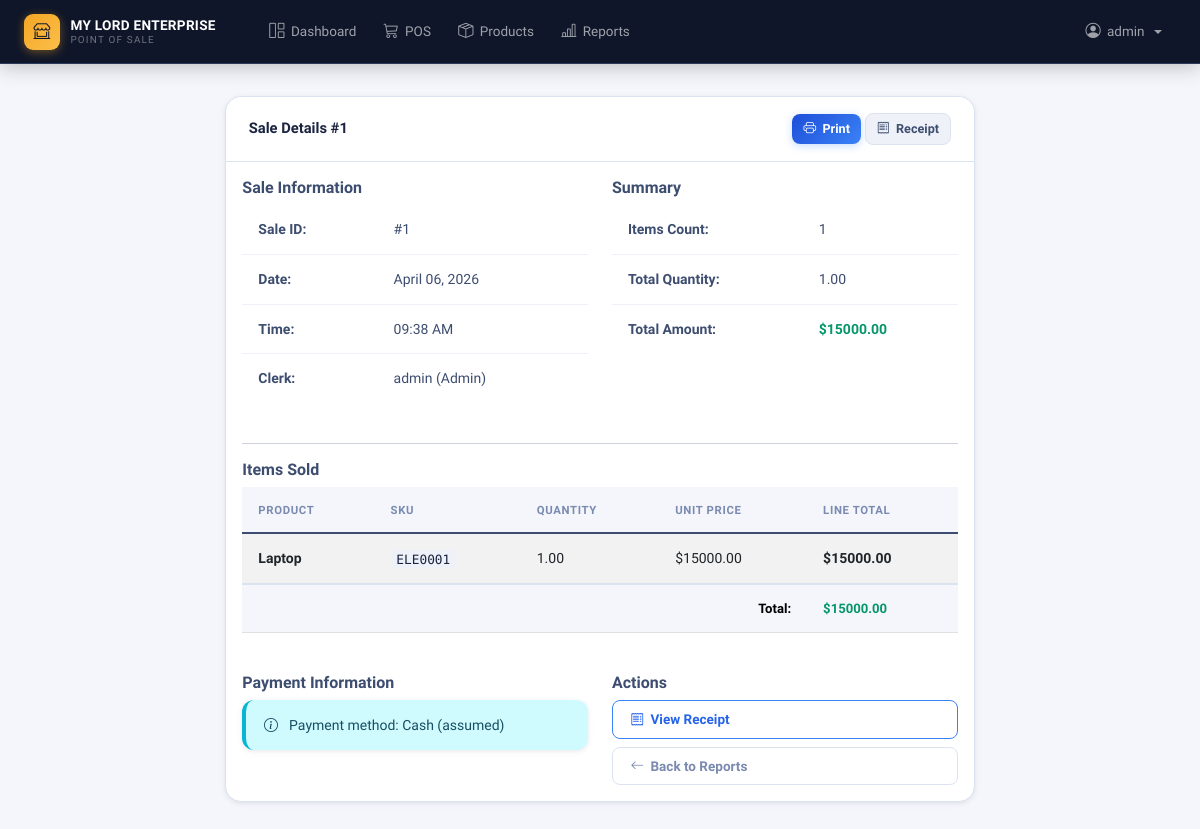
Page /reports/detailed/1 (signed in) on the committed database.
### app/models.py (models this page shows, shortened)
class User(UserMixin, db.Model):
    id = db.Column(db.Integer, primary_key=True)
    username = db.Column(db.String(80), unique=True, nullable=False)
    password_hash = db.Column(db.String(500))
    role = db.Column(db.String(20), nullable=False, default='cashier')  # admin, manager, cashier
    created_at = db.Column(db.DateTime, default=datetime.utcnow)
    is_active = db.Column(db.Boolean, default=True, nullable=False)
    is_temporary_password = db.Column(db.Boolean, default=False, nullable=False)
    password_reset_token = db.Column(db.String(100), nullable=True)
    password_reset_expires = db.Column(db.DateTime, nullable=True)
    must_change_password = db.Column(db.Boolean, default=False, nullable=False)
    last_password_change = db.Column(db.DateTime, nullable=True)
    sales = db.relationship('Sale', backref='clerk', lazy=True)
    expenses = db.relationship('Expense', backref='user', lazy=True)
    def needs_password_change(self):
        return self.must_change_password or self.is_temporary_password
    def is_admin(self):
        return self.role == 'admin'
    def is_manager(self):
        return self.role in ['admin', 'manager']

class Sale(db.Model):
    id = db.Column(db.Integer, primary_key=True)
    invoice_number = db.Column(db.String(20), unique=True, nullable=False)
    clerk_id = db.Column(db.Integer, db.ForeignKey('user.id'), nullable=False)
    total_amount = db.Column(db.Numeric(10, 2), nullable=False)
    total_profit = db.Column(db.Numeric(10, 2), nullable=False, default=0.00)
    payment_method = db.Column(db.String(20), nullable=False, default='cash')
    amount_paid = db.Column(db.Numeric(10, 2), nullable=False, default=0.00)
    change_given = db.Column(db.Numeric(10, 2), nullable=False, default=0.00)
    status = db.Column(db.String(20), nullable=False, server_default='completed')
    created_at = db.Column(db.DateTime, default=datetime.utcnow)
    updated_at = db.Column(db.DateTime, default=datetime.utcnow, onupdate=datetime.utcnow)
    sale_items = db.relationship('SaleItem', backref='sale', lazy=True, cascade='all, delete-orphan')

class SaleItem(db.Model):
    id = db.Column(db.Integer, primary_key=True)
    sale_id = db.Column(db.Integer, db.ForeignKey('sale.id'), nullable=False)
    product_id = db.Column(db.Integer, db.ForeignKey('product.id'), nullable=False)
    quantity = db.Column(db.Numeric(10, 2), nullable=False)  # Allows for 0.5, 0.25, etc.
    unit_type = db.Column(db.String(10), nullable=False, default='full')  # full, half, quarter, unit
    price_at_sale = db.Column(db.Numeric(10, 2), nullable=False)
    cost_at_sale = db.Column(db.Numeric(10, 2), nullable=False, default=0.00)
    @property
    def line_total(self):
        return float(self.quantity * self.price_at_sale)

class Product(db.Model):
    id = db.Column(db.Integer, primary_key=True)
    sku = db.Column(db.String(20), unique=True, nullable=False, index=True)
    name = db.Column(db.String(100), nullable=False)
    category = db.Column(db.String(50), nullable=False, index=True)
    description = db.Column(db.Text)
    purchase_price = db.Column(db.Numeric(10, 2), nullable=False)
    full_price = db.Column(db.Numeric(10, 2), nullable=False)
    half_price = db.Column(db.Numeric(10, 2), nullable=True)
    price = db.Column(db.Numeric(10, 2), nullable=False)  # For backward compatibility
    units_per_pack = db.Column(db.Integer, default=1, nullable=False)  # How many units in a full pack
    unit_price = db.Column(db.Numeric(10, 2), nullable=True)  # Price per single unit (retail)
    quantity = db.Column(db.Numeric(10, 2), nullable=False, default=0)
    image_filename = db.Column(db.String(255), nullable=True)
    image_path = db.Column(db.String(500), nullable=True)
    created_at = db.Column(db.DateTime, nullable=False, default=datetime.utcnow)
    updated_at = db.Column(db.DateTime, default=datetime.utcnow, onupdate=datetime.utcnow)
    sale_items = db.relationship('SaleItem', backref='product', lazy=True)
    CATEGORIES = [
        ('electronics', 'Electronics'),
        ('clothing', 'Clothing'),
        ('food', 'Food & Beverages'),
        ('beauty', 'Beauty & Personal Care'),
        ('books', 'Books & Stationery'),
        ('home', 'Home & Garden'),
        ('sports', 'Sports & Recreation'),
        ('automotive', 'Automotive'),
        ('toys', 'Toys & Games'),
        ('health', 'Health & Wellness'),
        ('jewelry', 'Jewelry & Accessories'),
        ('music', 'Music & Instruments'),
        ('pets', 'Pet Supplies'),
        ('office', 'Office Supplies'),
        ('tools', 'Tools & Hardware'),
        ('other', 'Other')
    ]
    ALLOWED_IMAGE_EXTENSIONS = {'png', 'jpg', 'jpeg', 'gif', 'webp'}
    MAX_IMAGE_SIZE = 10 * 1024 * 1024  # 10MB

### app/reports.py (the view)
@bp.route('/detailed/<int:sale_id>')
@login_required
@manager_required
def detailed_sale(sale_id):
    sale = Sale.query.get_or_404(sale_id)
    return render_template('reports/detailed_sale.html', sale=sale)

### app/templates/reports/detailed_sale.html (shortened to what this page needs)
{% extends "base.html" %}
{% block content %}
<div class="row justify-content-center">
    <div class="col-md-8">
        <div class="card">
            <div class="card-header d-flex justify-content-between align-items-center">
                <h5 class="mb-0">Sale Details #{{ sale.id }}</h5>
                <div>
                    <button class="btn btn-primary btn-sm" onclick="window.print()">
                        <i class="bi bi-printer"></i> Print
                    </button>
                    <a href="{{ url_for('pos.receipt', sale_id=sale.id) }}"
                       class="btn btn-secondary btn-sm" target="_blank">
                        <i class="bi bi-receipt"></i> Receipt
                    </a>
                </div>
            </div>
            <div class="card-body">
                <div class="row mb-4">
                    <div class="col-md-6">
                        <h6><strong>Sale Information</strong></h6>
                        <table class="table table-sm table-borderless">
                            <tr>
                                <td><strong>Sale ID:</strong></td>
                                <td>#{{ sale.id }}</td>
                            </tr>
                            <tr>
                                <td><strong>Date:</strong></td>
                                <td>{{ sale.created_at.strftime('%B %d, %Y') }}</td>
                            </tr>
                            <tr>
                                <td><strong>Time:</strong></td>
                                <td>{{ sale.created_at.strftime('%I:%M %p') }}</td>
                            </tr>
                            <tr>
                                <td><strong>Clerk:</strong></td>
                                <td>{{ sale.clerk.username }} ({{ sale.clerk.role.title() }})</td>
                            </tr>
                        </table>
                    </div>
                    <div class="col-md-6">
                        <h6><strong>Summary</strong></h6>
                        <table class="table table-sm table-borderless">
                            <tr>
                                <td><strong>Items Count:</strong></td>
                                <td>{{ sale.sale_items|length }}</td>
                            </tr>
                            <tr>
                                <td><strong>Total Quantity:</strong></td>
                                <td>{{ sale.sale_items|sum(attribute='quantity') }}</td>
                            </tr>
                            <tr>
                                <td><strong>Total Amount:</strong></td>
                                <td class="text-success"><strong>{{ format_currency(sale.total_amount) }}</strong></td>
                            </tr>
                        </table>
                    </div>
                </div>
                <hr>
                <h6><strong>Items Sold</strong></h6>
                <div class="table-responsive">
                    <table class="table table-striped">
                        <thead class="table-light">
                            <tr>
                                <th>Product</th>
                                <th>SKU</th>
                                <th>Quantity</th>
                                <th>Unit Price</th>
                                <th>Line Total</th>
                            </tr>
                        </thead>
                        <tbody>
                            {% for item in sale.sale_items %}
                            <tr>
                                <td>
                                    <strong>{{ item.product.name }}</strong>
                                </td>
                                <td><code>{{ item.product.sku }}</code></td>
                                <td>{{ item.quantity }}</td>
                                <td>{{ format_currency(item.price_at_sale) }}</td>
                                <td><strong>{{ format_currency(item.line_total) }}</strong></td>
                            </tr>
                            {% endfor %}
                        </tbody>
                        <tfoot class="table-light">
                            <tr>
                                <th colspan="4" class="text-end">Total:</th>
                                <th class="text-success">{{ format_currency(sale.total_amount) }}</th>
                            </tr>
                        </tfoot>
                    </table>
                </div>
                <div class="row mt-4">
                    <div class="col-md-6">
                        <h6><strong>Payment Information</strong></h6>
                        <div class="alert alert-info">
                            <i class="bi bi-info-circle"></i>
                            Payment method: Cash (assumed)
                        </div>
                    </div>
                    <div class="col-md-6">
                        <h6><strong>Actions</strong></h6>
                        <div class="d-grid gap-2">
                            <a href="{{ url_for('pos.receipt', sale_id=sale.id) }}"
                               class="btn btn-outline-primary" target="_blank">
                                <i class="bi bi-receipt"></i> View Receipt
                            </a>
                            <a href="{{ url_for('reports.sales_reports') }}"
                               class="btn btn-outline-secondary">
                                <i class="bi bi-arrow-left"></i> Back to Reports
                            </a>
                        </div>
                    </div>
                </div>
            </div>
        </div>
    </div>
</div>
{% endblock %}

### app/templates/base.html (shortened to what this page needs)
<!DOCTYPE html>
<html lang="en">
<head>
    <link href="{{ url_for('static', filename='css/bootstrap.min.css') }}" rel="stylesheet">
    <link rel="stylesheet" href="{{ url_for('static', filename='css/bootstrap-icons.css') }}">
    <link rel="stylesheet" href="{{ url_for('static', filename='css/animations.css') }}">
</head>
<body>
    <nav class="navbar navbar-expand-lg navbar-dark">
        <div class="container">
            <a class="navbar-brand" href="{{ url_for('main.index') }}">
                <div class="brand-icon"><i class="bi bi-shop-window"></i></div>
                <div class="brand-text">
                    <span class="brand-main">MY LORD ENTERPRISE</span>
                    <span class="brand-sub">Point of Sale</span>
                </div>
            </a>
            {% if current_user.is_authenticated %}
            <div class="collapse navbar-collapse" id="navbarNav">
                <ul class="navbar-nav ms-4 me-auto">
                    <li class="nav-item">
                        <a class="nav-link" href="{{ url_for('main.index') }}">
                            <i class="bi bi-grid-1x2"></i> Dashboard
                        </a>
                    </li>
                    <li class="nav-item">
                        <a class="nav-link" href="{{ url_for('pos.pos_page') }}">
                            <i class="bi bi-cart3"></i> POS
                        </a>
                    </li>
                    {% if current_user.is_manager() %}
                    <li class="nav-item">
                        <a class="nav-link" href="{{ url_for('products.list_products') }}">
                            <i class="bi bi-box-seam"></i> Products
                        </a>
                    </li>
                    <li class="nav-item">
                        <a class="nav-link" href="{{ url_for('reports.sales_reports') }}">
                            <i class="bi bi-bar-chart-line"></i> Reports
                        </a>
                    </li>
                    {% endif %}
                </ul>
                <ul class="navbar-nav">
                    <li class="nav-item dropdown">
                        <a class="nav-link dropdown-toggle" href="#" role="button" data-bs-toggle="dropdown">
                            <i class="bi bi-person-circle"></i>
                            {{ current_user.username }}
                        </a>
                    </li>
                </ul>
            </div>
            {% endif %}
        </div>
    </nav>
    <div class="container-fluid">
        {% block content %}{% endblock %}
    </div>
</body>
</html>

### app/static/css/animations.css (style rules this page uses)
.card { animation: fadeInUp 0.6s ease-out backwards; }
.table tbody tr { animation: fadeIn 0.5s ease-out backwards; }
.table tbody tr:nth-child(1) { animation-delay: 0.1s; }
.table tbody tr:nth-child(2) { animation-delay: 0.15s; }
.table tbody tr:nth-child(3) { animation-delay: 0.2s; }
.table tbody tr:nth-child(4) { animation-delay: 0.25s; }
.navbar-brand { animation: slideInLeft 0.6s ease-out; }
.navbar-nav .nav-item { animation: slideDown 0.5s ease-out backwards; }
.navbar-nav .nav-item:nth-child(1) { animation-delay: 0.1s; }
.navbar-nav .nav-item:nth-child(2) { animation-delay: 0.15s; }
.navbar-nav .nav-item:nth-child(3) { animation-delay: 0.2s; }
.navbar-nav .nav-item:nth-child(4) { animation-delay: 0.25s; }
.alert { animation: slideInRight 0.5s ease-out; }
.card { transition: transform 0.3s ease, box-shadow 0.3s ease; }
.btn { transition: all 0.3s ease; }
.table tbody tr { transition: background-color 0.2s ease, transform 0.2s ease; }
a { transition: color 0.2s ease; }

### rows in the picture
User: username "admin", clerk.username "admin", clerk.role "Admin"
Sale: id "1", created_at "April 06, 2026", created_at "09:38 AM", total_amount "$15000.00"
SaleItem: product.name "Laptop", product.sku "ELE0001", quantity "1.00", price_at_sale "$15000.00", quantity+price_at_sale "$15000.00"

### other values in the picture
{{ sale.sale_items|length }} "1"
{{ sale.sale_items|sum(attribute='quantity') }} "1.00"
